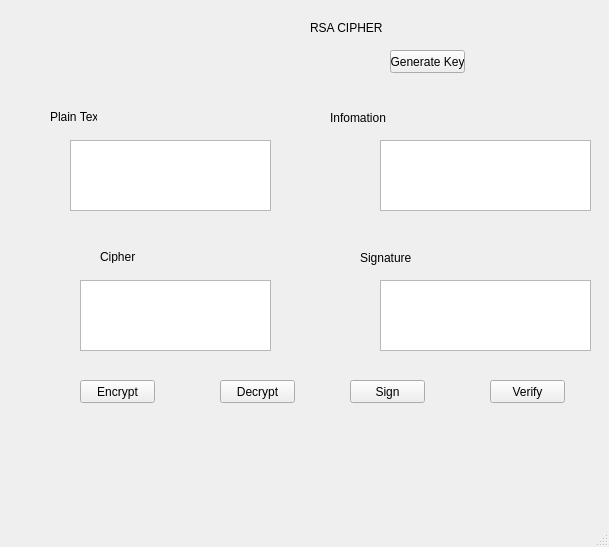
<?xml version="1.0" encoding="UTF-8"?>
<ui version="4.0">
 <class>MainWindow</class>
 <widget class="QMainWindow" name="MainWindow">
  <property name="geometry">
   <rect>
    <x>0</x>
    <y>0</y>
    <width>609</width>
    <height>547</height>
   </rect>
  </property>
  <property name="windowTitle">
   <string>MainWindow</string>
  </property>
  <widget class="QWidget" name="centralwidget">
   <widget class="QLabel" name="label">
    <property name="geometry">
     <rect>
      <x>310</x>
      <y>20</y>
      <width>81</width>
      <height>16</height>
     </rect>
    </property>
    <property name="text">
     <string>RSA CIPHER</string>
    </property>
   </widget>
   <widget class="QLabel" name="label_2">
    <property name="geometry">
     <rect>
      <x>50</x>
      <y>110</y>
      <width>47</width>
      <height>13</height>
     </rect>
    </property>
    <property name="text">
     <string>Plain Text</string>
    </property>
   </widget>
   <widget class="QLabel" name="label_3">
    <property name="geometry">
     <rect>
      <x>100</x>
      <y>250</y>
      <width>47</width>
      <height>13</height>
     </rect>
    </property>
    <property name="text">
     <string>Cipher</string>
    </property>
   </widget>
   <widget class="QLabel" name="label_4">
    <property name="geometry">
     <rect>
      <x>330</x>
      <y>110</y>
      <width>61</width>
      <height>16</height>
     </rect>
    </property>
    <property name="text">
     <string>Infomation</string>
    </property>
   </widget>
   <widget class="QLabel" name="label_5">
    <property name="geometry">
     <rect>
      <x>360</x>
      <y>250</y>
      <width>51</width>
      <height>16</height>
     </rect>
    </property>
    <property name="text">
     <string>Signature</string>
    </property>
   </widget>
   <widget class="QTextEdit" name="txt_plaintext">
    <property name="geometry">
     <rect>
      <x>70</x>
      <y>140</y>
      <width>201</width>
      <height>71</height>
     </rect>
    </property>
   </widget>
   <widget class="QTextEdit" name="txt_infomation">
    <property name="geometry">
     <rect>
      <x>380</x>
      <y>140</y>
      <width>211</width>
      <height>71</height>
     </rect>
    </property>
   </widget>
   <widget class="QTextEdit" name="txt_ciphertext">
    <property name="geometry">
     <rect>
      <x>80</x>
      <y>280</y>
      <width>191</width>
      <height>71</height>
     </rect>
    </property>
   </widget>
   <widget class="QTextEdit" name="txt_signature">
    <property name="geometry">
     <rect>
      <x>380</x>
      <y>280</y>
      <width>211</width>
      <height>71</height>
     </rect>
    </property>
   </widget>
   <widget class="QPushButton" name="btn_generatekey">
    <property name="geometry">
     <rect>
      <x>390</x>
      <y>50</y>
      <width>75</width>
      <height>23</height>
     </rect>
    </property>
    <property name="text">
     <string>Generate Key</string>
    </property>
   </widget>
   <widget class="QPushButton" name="btn_encrypt">
    <property name="geometry">
     <rect>
      <x>80</x>
      <y>380</y>
      <width>75</width>
      <height>23</height>
     </rect>
    </property>
    <property name="text">
     <string>Encrypt</string>
    </property>
   </widget>
   <widget class="QPushButton" name="btn_decrypt">
    <property name="geometry">
     <rect>
      <x>220</x>
      <y>380</y>
      <width>75</width>
      <height>23</height>
     </rect>
    </property>
    <property name="text">
     <string>Decrypt</string>
    </property>
   </widget>
   <widget class="QPushButton" name="btn_sign">
    <property name="geometry">
     <rect>
      <x>350</x>
      <y>380</y>
      <width>75</width>
      <height>23</height>
     </rect>
    </property>
    <property name="text">
     <string>Sign</string>
    </property>
   </widget>
   <widget class="QPushButton" name="btn_verify">
    <property name="geometry">
     <rect>
      <x>490</x>
      <y>380</y>
      <width>75</width>
      <height>23</height>
     </rect>
    </property>
    <property name="text">
     <string>Verify</string>
    </property>
   </widget>
  </widget>
  <widget class="QMenuBar" name="menubar">
   <property name="geometry">
    <rect>
     <x>0</x>
     <y>0</y>
     <width>609</width>
     <height>21</height>
    </rect>
   </property>
  </widget>
  <widget class="QStatusBar" name="statusbar"/>
 </widget>
 <resources/>
 <connections/>
</ui>
